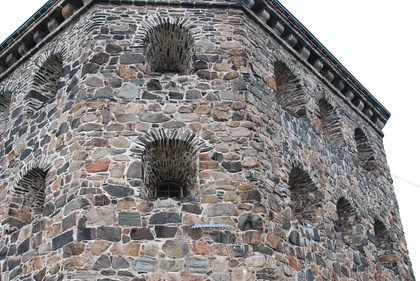
%> input picture assignment5/assignment5data/kronan2.JPG, 420 x 281 px, shrunk from 1936 x 1296 before the run
$ octave Computer_Exercise_4.m   (GNU Octave 9; MATLAB toolbox functions it lacks are replaced by stand-ins)
%> lines starting %> are read from the running program, lines starting %| are printed output that depends on the picture
### assignment5/assignment5data/Computer_Exercise_3.m
clear all
close all
clc

load('compEx1data.mat')
load('compEx3data.mat')

x1 = cell2mat(x(1));
x2 = cell2mat(x(2));

x1_n = inv(K)*x1;
x2_n = inv(K)*x2;


M = zeros(size(x1,2),9);
for i =1:size(x1,2)
    xc1 = x1_n(1:3,i);
    xc2 = x2_n(1:3,i);
    M(i,1:end) = [xc2(1)*xc1(1),xc2(1)*xc1(2),xc2(1)*xc1(3),xc2(2)*xc1(1),xc2(2)*xc1(2),xc2(2)*xc1(3),xc2(3)*xc1(1),xc2(3)*xc1(2),xc2(3)*xc1(3)];
end
[U ,S ,V] = svd (M); % Computes the singular value decomposition of M
sol = V(1:end,end);
fprintf("\nthe ||v|| is :%f",norm(sol));
fprintf("\nthe eigenvalue is :%f",S(end,end));
fprintf("\nthe ||Mv|| is :%f\n",norm(M*sol));

Eapprox= reshape( sol ,[3 3])' ;
[U ,S ,V] = svd ( Eapprox );
if det (U *V') >0
    E = U* diag ([1 1 0])* V';
else
    V = -V;
    E = U* diag ([1 1 0])* V';
end

fprintf("Epipolar constrains fullified? %d \n", (x2_n(1:3,9))'*E* x1_n(1:3,9) )

E = E./E(3,3);
K
F= inv(K)'*E*inv(K);


l = F*x{1};

l = l./sqrt( repmat(l(1 ,:).^2 + l(2 ,:).^2 ,[3 1]));


random_indexes = floor(rand(1,20)*2008) +1 ;

img = imread('kronan2.JPG');
%> img is the input picture: size 281x420x3 uint8; mean R, G, B 141.3, 138.2, 137.2
imshow(img)
hold on
for i=random_indexes
    point = x2(1:3,i);
    l_point = l(1:3,i);
    plot(point(1),point(2),'xr','LineWidth',2.5)
    rital(l_point)
end
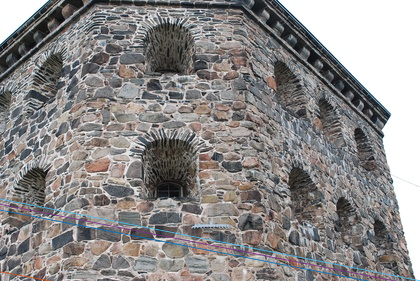
%> figure redrawn from the program's plot data
figure
hist ( abs ( sum ( l .* x {2})) ,100);
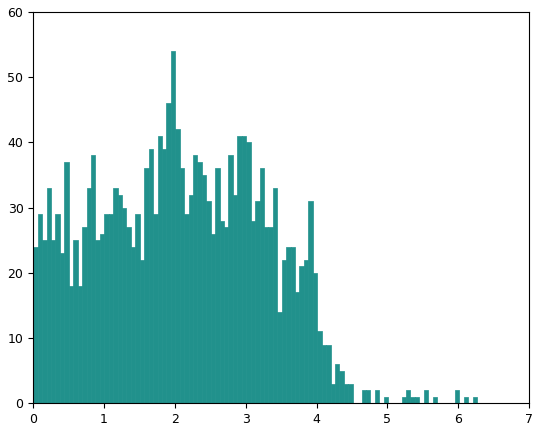
%> figure redrawn from the program's plot data; tallest bar 54 high, from x = 1.94 to 2
distance = mean(abs ( sum ( l .* x {2})))

### assignment5/assignment5data/plotcams.m
function plotcams(P)

c = zeros(4,length(P));
v = zeros(3,length(P));
for i = 1:length(P);
    c(:,i) = null(P{i});
    v(:,i) = P{i}(3,1:3);
end
c = c./repmat(c(4,:),[4 1]);
quiver3(c(1,:),c(2,:),c(3,:),v(1,:), v(2,:), v(3,:),['r','-'],'LineWidth',1.5,'MaxHeadSize',1.5);

### pflat.m
function out = pflat(coordinates)
    last_row = coordinates(end,:);
    dimension_of_input = size(coordinates);
    division_term = repmat(last_row,dimension_of_input(1),1);
    out = coordinates./ division_term;
end

### assignment5/assignment5data/rital.m
function rital(linjer,st)
if nargin == 1,
 st='-';
end;
if size(linjer)==0,
  slask=[];
else
  [slask,nn]=size(linjer);
  rikt=psphere([linjer(2,:);-linjer(1,:);zeros(1,nn)]);
  punkter=pflat(cross(rikt,linjer));
  for i=1:nn;
   plot([punkter(1,i)-2000*rikt(1,i) punkter(1,i)+2000*rikt(1,i)], ...
        [punkter(2,i)-2000*rikt(2,i) punkter(2,i)+2000*rikt(2,i)],st);
  end;
  slask=[];
end;

### Assignment1/psphere.m
function [y,alpha]=psphere(x);
% [y,alpha]=psphere(x) - normalization of projective points.
% Do a normalization on the projective
% points in x. Each column is considered to
% be a point in homogeneous coordinates.
% INPUT :
%  x     - matrix in which each column is a point.
% OUTPUT :
%  y     - result after normalization.
%  alpha - depth

[a,n]=size(x);
alpha=sqrt(sum(x.^2));
y=x./(ones(a,1)*alpha);

### assignment5/assignment5data/Computer_Exercise_4.m
clear all

run("Computer_Exercise_3.m")
close all
clc

W = [0 -1 0; 1 0 0; 0 0 1];
Z = [0 1 0; -1 0 0; 0 ,0 0];
fprintf("Just cheking that U and V are the right ones: %d \n", det(U *V'))
u3 = U(1:3,3);

x1_n = inv(K) * x1;
x2_n = inv(K) * x2;


P_1 = [U*W*V' u3];
P_2 = [U*W*V' -u3];
P_3 = [U*W'*V' u3];
P_4 = [U*W'*V' -u3];
P = {P_1,P_2,P_3,P_4};

P_1 = [eye(3),[0;0;0]];


for j=1:4
    %j=1
    P_2 = P{j};

    for i =1:size(x1_n,2)
        point_1 = [x1_n(1:2,i);1];
        point_2 = [x2_n(1:2,i);1];
        M = [P_1;P_2];
        M(1:3,5)= -point_1;
        M(4:end,6)= -point_2;

        [U ,S ,V] = svd ( M ); % Computes the singular value decomposition of M
        sol = V(1:end,end);

        point_3D = sol(1:4);
        X(1:4, i) = pflat(point_3D);


    end
    agree1 = [P_2*X];
    agree2 = [P_1*X];
    count = sum(agree1(3,1:end)<0) + sum(agree2(3,1:end)<0) ;
    fprintf("For image %d there are %d occurence of a point not in front of a camera\n", j, count)


        figure
        plotcams({P_1;P{j}})
        hold on
        plot3(X(1,:),X(2,:),X(3,:),'g.')
        axis equal
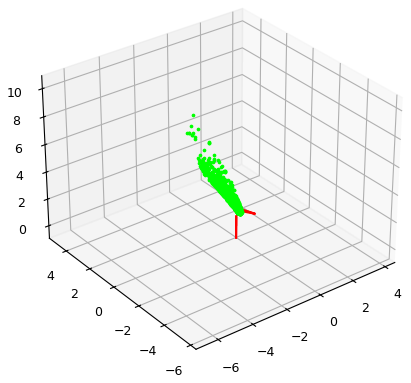
%> figure redrawn from the program's plot data
        hold off


    x_projection1 = pflat(K*P_1*X);
    x_projection2 = pflat(K*P_2*X);

    if j == 20
        figure
        img = imread('kronan1.JPG');
        imshow(img)
        hold on
        plot(x_projection1(1,1:end),x_projection1(2,1:end),'xr')
        hold on
        plot(x1(1,1:end),x1(2,1:end),'ob')
        hold off
    end
end
